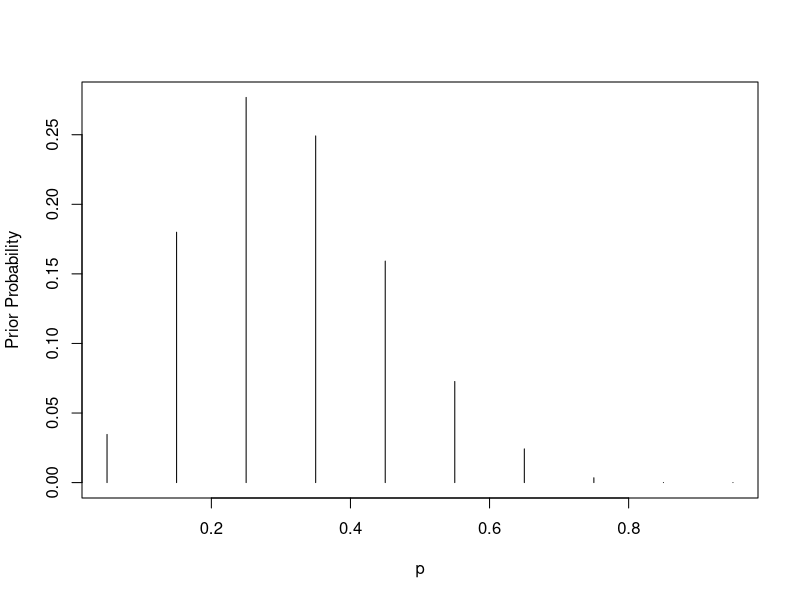
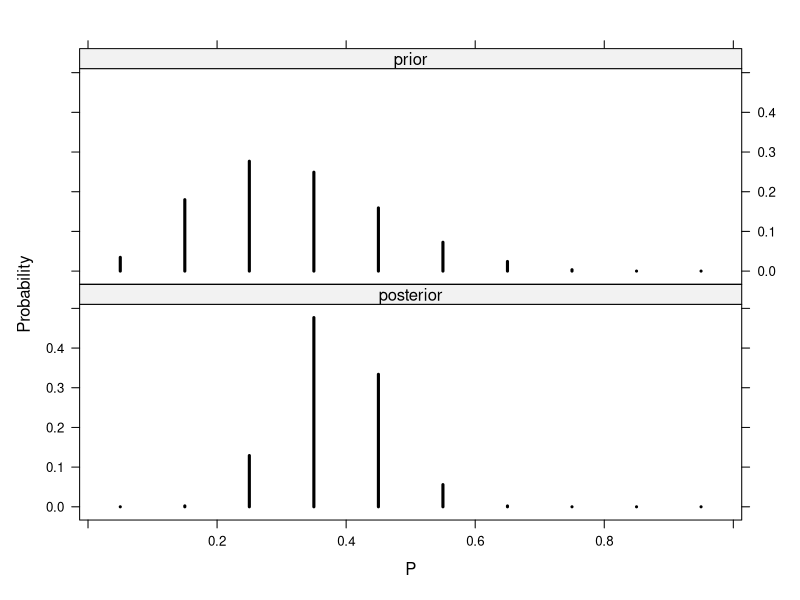
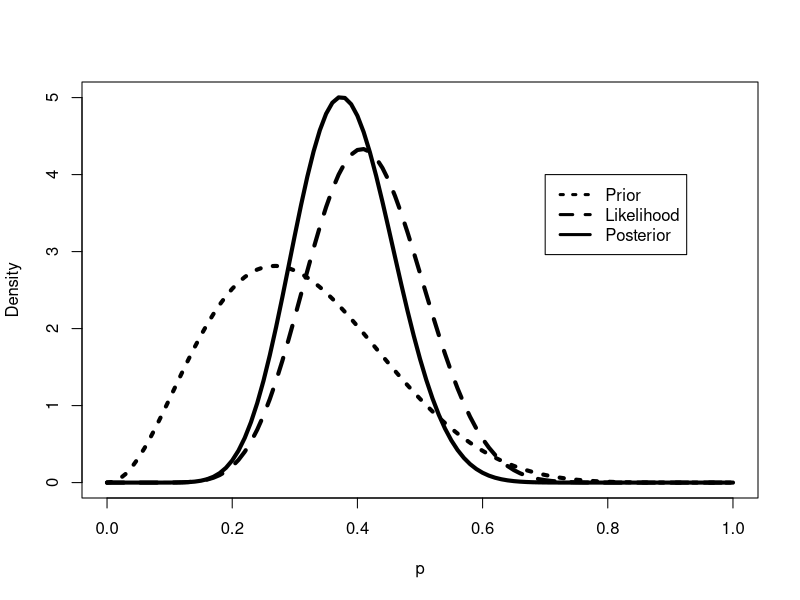
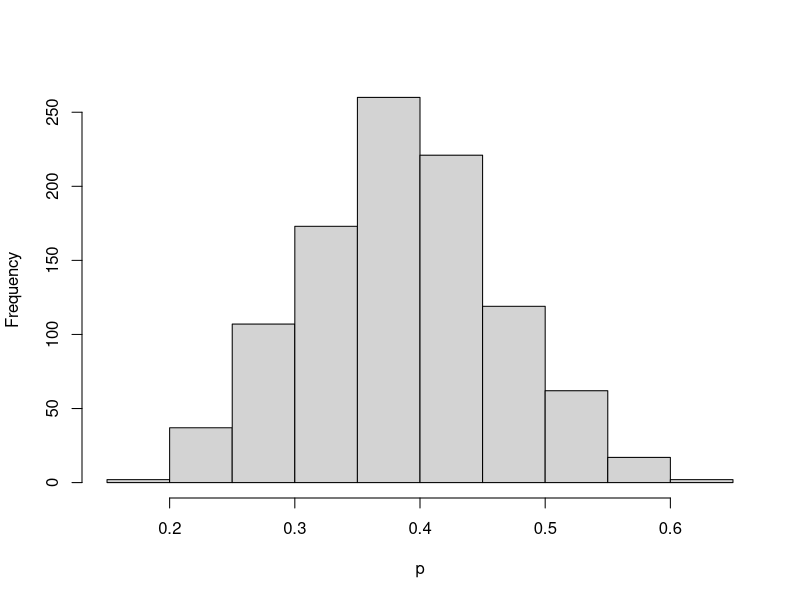
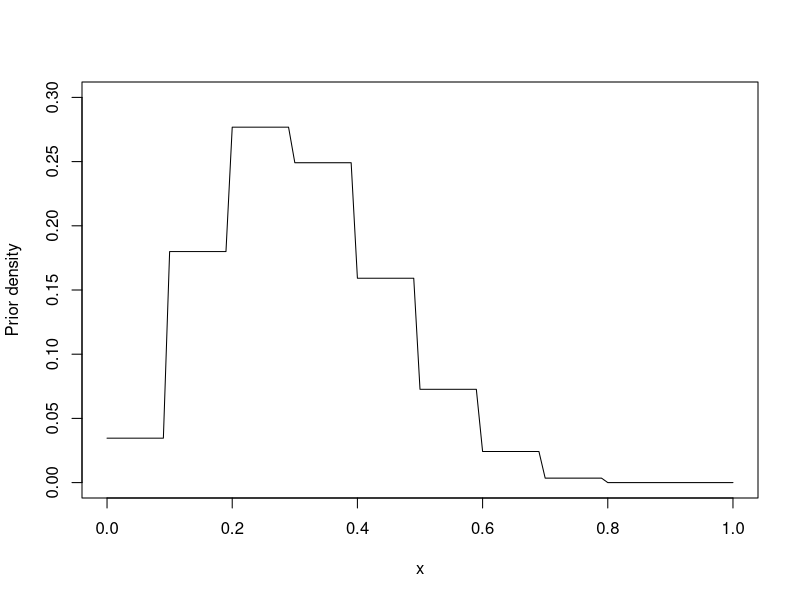
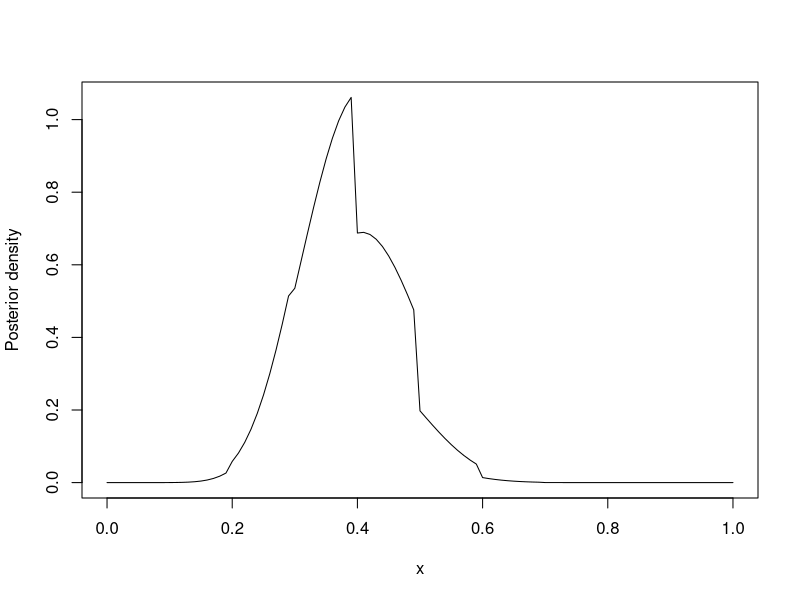
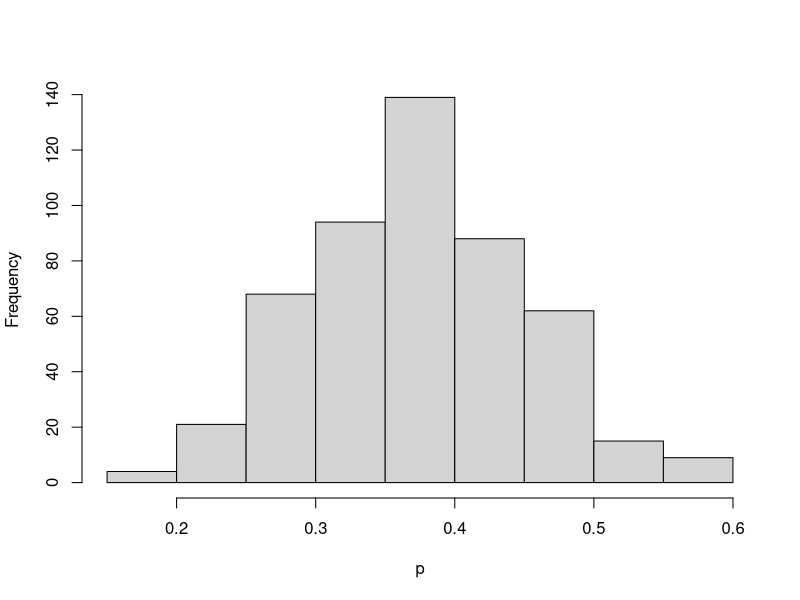
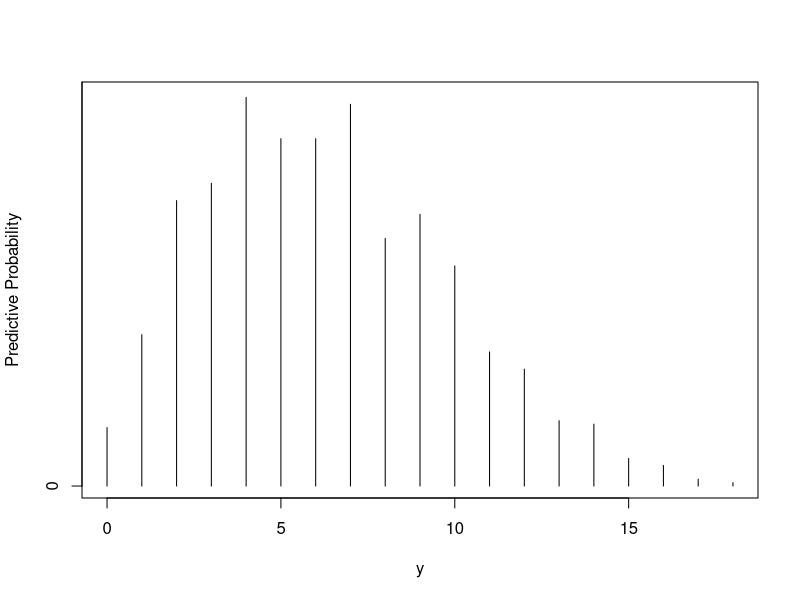

Reproduce these figures in R, in order.
# Bayesian Computation with R (Second Edition)
# by Jim Albert

library(LearnBayes)

# 2 Introduction to Bayesian Thinking

# 2.1 Introduction

# 2.2 Learning About the Proportion of Heavy Sleepers

# 2.3 Using a Discrete Prior 

p <- seq(0.05, 0.95, by = 0.1)
prior <- c(1, 5.2, 8, 7.2, 4.6, 2.1, 0.7, 0.1, 0, 0)
prior <- prior/sum(prior)
plot(p, prior, type = "h", ylab = "Prior Probability")

# Fig. 2.1. A discrete prior distribution for a proportion p.

data <- c(11, 16)
post <- pdisc(p, prior, data)
round(cbind(p, prior, post), 2)

library(lattice)
PRIOR <- data.frame("prior", p, prior)
POST <- data.frame("posterior", p, post)
names(PRIOR) <- c("Type", "P", "Probability")
names(POST) <- c("Type", "P", "Probability")
data <- rbind(PRIOR, POST)
xyplot(Probability ~ P | Type, data = data, layout = c(1, 2), type = "h", lwd = 3, col = "black")

# Fig. 2.2. Prior and posterior distributions for a proportion p using a discrete prior.

# 2.4 Using a Beta Prior 

quantile2 <- list(p = 0.9, x = 0.5)
quantile1 <- list(p = 0.5, x = 0.3)
ab <- beta.select(quantile1,quantile2)

a <- ab[1]
b <- ab[2]
s <- 11
f <- 16
curve(dbeta(x, a + s, b + f), from = 0, to = 1, xlab = "p", ylab = "Density", lty = 1, lwd = 4)
curve(dbeta(x, s + 1, f + 1), add = TRUE, lty = 2, lwd = 4)
curve(dbeta(x, a, b), add = TRUE, lty = 3, lwd = 4)
legend(0.7, 4, c("Prior", "Likelihood", "Posterior"), lty = c(3, 2, 1), lwd = c(3, 3, 3))

# Fig. 2.3. The prior density g(p), the likelihood function L(p), and the posterior 
# density g(p|data) for learning about a proportion p.

1 - pbeta(0.5, a + s, b + f)

qbeta(c(0.05, 0.95), a + s, b + f)

ps <- rbeta(1000, a + s, b + f)

hist(ps, xlab = "p", main = "")

# Fig. 2.4. A simulated sample from the beta posterior distribution of p.

sum(ps >= 0.5)/1000

quantile(ps, c(0.05, 0.95))

# 2.5 Using a Histogram Prior 

midpt <- seq(0.05, 0.95, by = 0.1)
prior <- c(1, 5.2, 8, 7.2, 4.6, 2.1, 0.7, 0.1, 0, 0)
prior <- prior/sum(prior)
curve(histprior(x, midpt, prior), from = 0, to = 1, ylab = "Prior density", ylim = c(0, 0.3))

# Fig. 2.5. A histogram prior for a proportion p.

curve(histprior(x, midpt, prior) * dbeta(x, s + 1, f + 1), from = 0, to = 1, ylab = "Posterior density")

# Fig. 2.6. The posterior density for a proportion using a histogram prior

p <- seq(0, 1, length = 500)
post <- histprior(p, midpt, prior) * dbeta(p, s + 1, f + 1)
post <- post/sum(post)

ps <- sample(p, replace = TRUE, prob = post)

hist(ps, xlab = "p", main = "")

# Fig. 2.7. A histogram of simulated draws from the posterior distribution of p with the use of a histogram prior.

# 2.6 Prediction

p <- seq(0.05, 0.95, by = 0.1)
prior <- c(1, 5.2, 8, 7.2, 4.6, 2.1, 0.7, 0.1, 0, 0)
prior <- prior/sum(prior)
m <- 20
ys <- 0:20
pred <- pdiscp(p, prior, m, ys)
round(cbind(0:20, pred), 3)

ab <- c(3.26, 7.19)
m <- 20
ys <- 0:20
pred <- pbetap(ab, m, ys)

p <- rbeta(1000, 3.26, 7.19)

y <- rbinom(1000, 20, p)

table(y)

freq <- table(y)
ys <- as.integer(names(freq))
predprob <- freq/sum(freq)
plot(ys, predprob, type = "h", xlab = "y", ylab = "Predictive Probability")

# Fig. 2.8. A graph of the predictive probabilities of the number of sleepers y ̃ in a future sample of size 20 when
# the proportion is assigned a beta(3.26, 7.19) prior.

dist <- cbind(ys, predprob)
dist

covprob <- 0.9
discint(dist, covprob)

# 2.7 Further Reading

# 2.8 Summary of R Functions

# 2.9 Exercises
